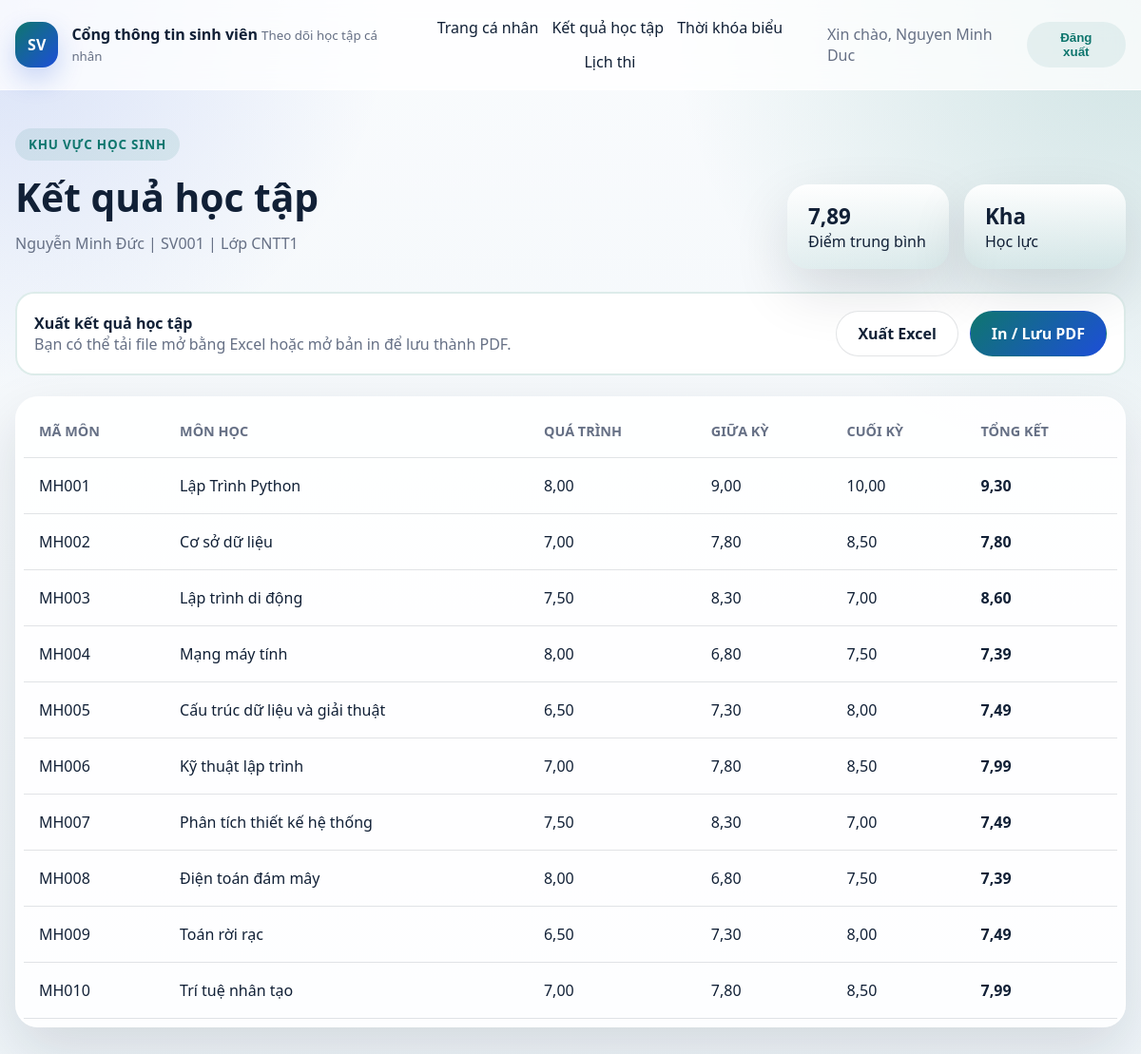
The app's page /ket-qua-hoc-tap/ (signed in), older data.
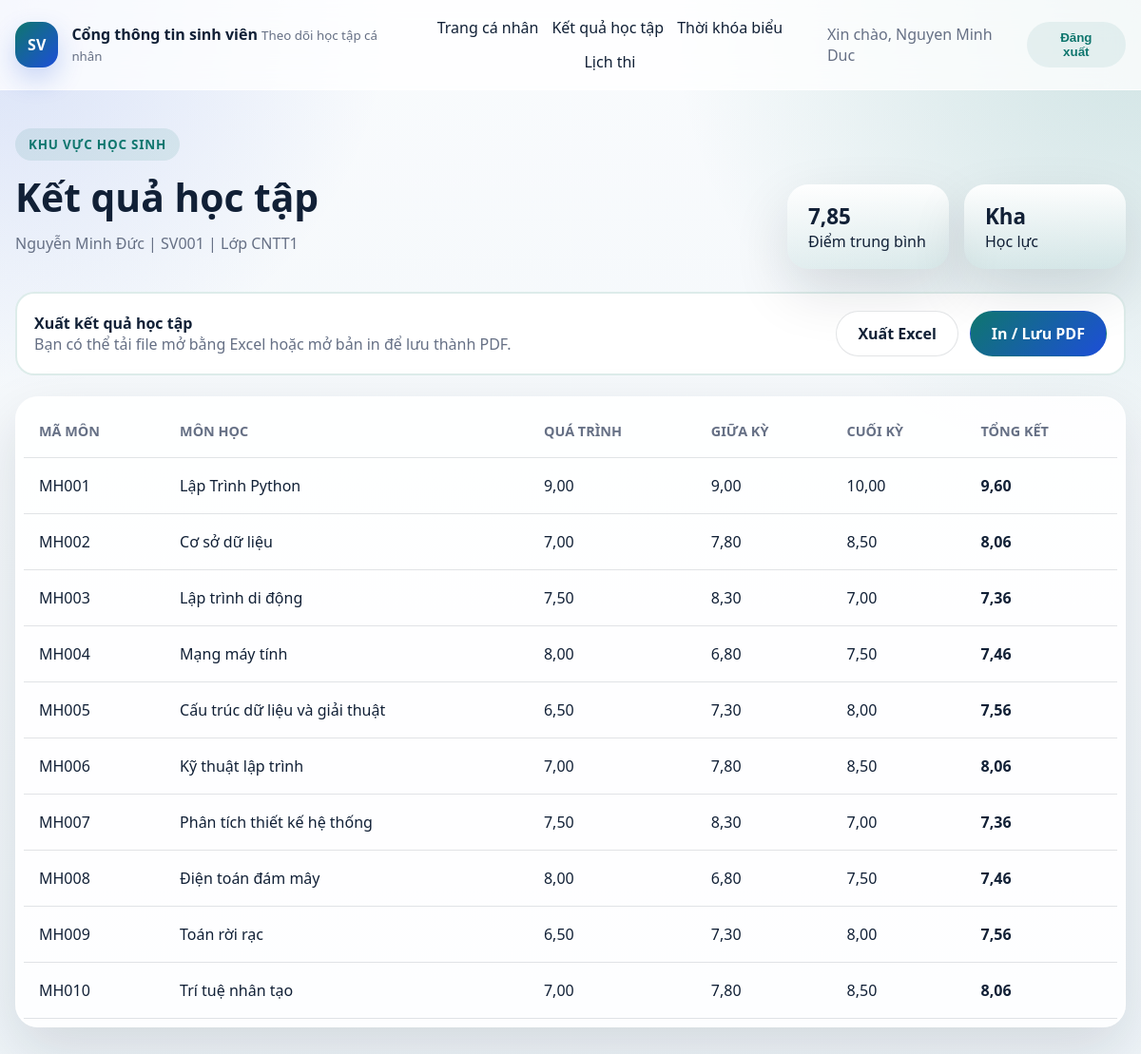
The same page, newer data.
### students/models.py (models this page shows, shortened)
class Score(models.Model):
    score_validators = [MinValueValidator(0), MaxValueValidator(10)]
    student = models.ForeignKey(
        Student,
        on_delete=models.CASCADE,
        related_name="scores",
        verbose_name="Sinh vien",
    )
    subject = models.ForeignKey(
        Subject,
        on_delete=models.CASCADE,
        related_name="scores",
        verbose_name="Mon hoc",
    )
    attendance_score = models.DecimalField(
        max_digits=4,
        decimal_places=2,
        validators=score_validators,
        verbose_name="Diem qua trinh",
    )
    midterm_score = models.DecimalField(
        max_digits=4,
        decimal_places=2,
        validators=score_validators,
        verbose_name="Diem giua ky",
    )
    final_exam_score = models.DecimalField(
        max_digits=4,
        decimal_places=2,
        validators=score_validators,
        verbose_name="Diem cuoi ky",
    )
    final_score = models.DecimalField(
        max_digits=4,
        decimal_places=2,
        editable=False,
        verbose_name="Diem tong ket",
    )
    created_at = models.DateTimeField(auto_now_add=True)
    updated_at = models.DateTimeField(auto_now=True)
    class Meta:
        ordering = ["student__student_code", "subject__subject_code"]
        verbose_name = "Bang diem"
        verbose_name_plural = "Bang diem"
        constraints = [
            models.UniqueConstraint(
                fields=["student", "subject"],
                name="unique_student_subject_score",
            )
        ]

class Subject(models.Model):
    subject_code = models.CharField(max_length=20, unique=True, verbose_name="Ma mon hoc")
    name = models.CharField(max_length=100, verbose_name="Ten mon hoc")
    credits = models.PositiveSmallIntegerField(verbose_name="So tin chi")
    created_at = models.DateTimeField(auto_now_add=True)
    updated_at = models.DateTimeField(auto_now=True)
    class Meta:
        ordering = ["subject_code"]
        verbose_name = "Mon hoc"
        verbose_name_plural = "Mon hoc"

### students/views.py (the view)
# urls.py: path("ket-qua-hoc-tap/", views.StudentResultView.as_view(), name="student_result"),
class StudentResultView(StudentPortalRequiredMixin, TemplateView):
    template_name = "students/student_result.html"
    def get_scores(self):
        return (
            Score.objects.select_related("subject")
            .filter(student=self.student)
            .order_by("subject__subject_code")
        )
    def get_context_data(self, **kwargs):
        context = super().get_context_data(**kwargs)
        scores = self.get_scores()
        context.update(
            {
                "student": self.student,
                "scores": scores,
                "average_score": self.student.average_score(),
                "classification": self.student.academic_classification(),
            }
        )
        return context

### students/models.py (called while the page is built)
    def average_score(self):
        average = self.scores.aggregate(avg=Avg("final_score"))["avg"]
        return round(average or 0, 2)

    def academic_classification(self):
        average = self.average_score()
        if average >= 8.5:
            return "Gioi"
        if average >= 7.0:
            return "Kha"
        if average >= 5.0:
            return "Trung binh"
        return "Yeu"

### students/views.py (called while the page is built, shortened)
    def dispatch(self, request, *args, **kwargs):
        if not request.user.is_authenticated:
            return self.handle_no_permission()
        if request.user.is_staff:
            return redirect("/admin/")
        self.student = Student.objects.filter(user=request.user).first()
        return super().dispatch(request, *args, **kwargs)

### students/templates/students/student_result.html (shortened to what this page needs)
{% extends "students/base.html" %}
{% block content %}
<section class="section-header">
    <div>
        <span class="eyebrow">Khu vực học sinh</span>
        <h1>Kết quả học tập</h1>
        <p>{{ student.full_name }} | {{ student.student_code }} | Lớp {{ student.class_name }}</p>
    </div>
    <div class="stats-inline">
        <div class="mini-stat">
            <strong>{{ average_score }}</strong>
            <span>Điểm trung bình</span>
        </div>
        <div class="mini-stat">
            <strong>{{ classification }}</strong>
            <span>Học lực</span>
        </div>
    </div>
</section>
<section class="result-toolbar">
    <div>
        <strong>Xuất kết quả học tập</strong>
        <p>Bạn có thể tải file mở bằng Excel hoặc mở bản in để lưu thành PDF.</p>
    </div>
    <div class="result-export-actions">
        <a class="secondary-button" href="{% url 'students:student_result_excel' %}" data-export-download>Xuất Excel</a>
        <a class="primary-button" href="{% url 'students:student_result_pdf' %}" target="_blank" rel="noopener" data-export-pdf>In / Lưu PDF</a>
    </div>
</section>
<section class="panel">
    <div class="table-wrap">
        <table class="data-table">
            <thead>
                <tr>
                    <th>Mã môn</th>
                    <th>Môn học</th>
                    <th>Quá trình</th>
                    <th>Giữa kỳ</th>
                    <th>Cuối kỳ</th>
                    <th>Tổng kết</th>
                </tr>
            </thead>
            <tbody>
                {% for score in scores %}
                    <tr>
                        <td>{{ score.subject.subject_code }}</td>
                        <td>{{ score.subject.name }}</td>
                        <td>{{ score.attendance_score }}</td>
                        <td>{{ score.midterm_score }}</td>
                        <td>{{ score.final_exam_score }}</td>
                        <td><strong>{{ score.final_score }}</strong></td>
                    </tr>
                {% empty %}
                    <tr>
                        <td colspan="6" class="empty-state">Chưa có dữ liệu điểm cho tài khoản này.</td>
                    </tr>
                {% endfor %}
            </tbody>
        </table>
    </div>
</section>
{% endblock %}

Row changes from the older to the newer data that the page shows:
changed Score "MH001": attendance_score "8,00" → "9,00"; final_score "9,30" → "9,60"
changed Score "MH002": final_score "7,80" → "8,06"
changed Score "MH003": final_score "8,60" → "7,36"
changed Score "MH004": final_score "7,39" → "7,46"
changed Score "MH005": final_score "7,49" → "7,56"
changed Score "MH006": final_score "7,99" → "8,06"
changed Score "MH007": final_score "7,49" → "7,36"
changed Score "MH008": final_score "7,39" → "7,46"
changed Score "MH009": final_score "7,49" → "7,56"
changed Score "MH010": final_score "7,99" → "8,06"
Text that changed along with them:
{{ average_score }}: "7,89" → "7,85"
